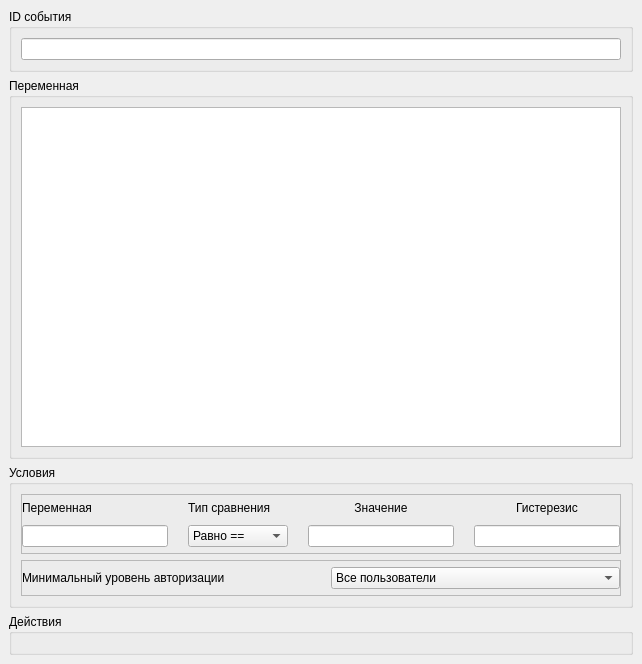
<?xml version="1.0" encoding="UTF-8"?>
<ui version="4.0">
 <class>TGEventsConfigurationWidget</class>
 <widget class="QWidget" name="TGEventsConfigurationWidget">
  <property name="geometry">
   <rect>
    <x>0</x>
    <y>0</y>
    <width>642</width>
    <height>664</height>
   </rect>
  </property>
  <property name="windowTitle">
   <string>Form</string>
  </property>
  <layout class="QVBoxLayout" name="verticalLayout">
   <property name="spacing">
    <number>0</number>
   </property>
   <property name="leftMargin">
    <number>0</number>
   </property>
   <property name="topMargin">
    <number>0</number>
   </property>
   <property name="rightMargin">
    <number>0</number>
   </property>
   <property name="bottomMargin">
    <number>0</number>
   </property>
   <item>
    <widget class="QStackedWidget" name="swEventsData">
     <property name="currentIndex">
      <number>1</number>
     </property>
     <widget class="QWidget" name="pgScheduleEvent">
      <layout class="QVBoxLayout" name="verticalLayout_3">
       <item>
        <widget class="QGroupBox" name="groupBox_12">
         <property name="whatsThis">
          <string>styledGB</string>
         </property>
         <property name="title">
          <string>ID события</string>
         </property>
         <layout class="QHBoxLayout" name="horizontalLayout_15">
          <item>
           <widget class="QLineEdit" name="leScheduledEventID"/>
          </item>
         </layout>
        </widget>
       </item>
       <item>
        <widget class="QGroupBox" name="groupBox_21">
         <property name="whatsThis">
          <string>styledGB</string>
         </property>
         <property name="title">
          <string>Условия</string>
         </property>
         <property name="flat">
          <bool>false</bool>
         </property>
         <layout class="QVBoxLayout" name="verticalLayout_36">
          <item>
           <widget class="QFrame" name="frame_20">
            <property name="sizePolicy">
             <sizepolicy hsizetype="Preferred" vsizetype="Preferred">
              <horstretch>0</horstretch>
              <verstretch>0</verstretch>
             </sizepolicy>
            </property>
            <property name="frameShape">
             <enum>QFrame::Shape::StyledPanel</enum>
            </property>
            <property name="frameShadow">
             <enum>QFrame::Shadow::Raised</enum>
            </property>
            <layout class="QHBoxLayout" name="horizontalLayout_16">
             <property name="leftMargin">
              <number>0</number>
             </property>
             <property name="topMargin">
              <number>6</number>
             </property>
             <property name="rightMargin">
              <number>0</number>
             </property>
             <property name="bottomMargin">
              <number>6</number>
             </property>
             <item>
              <widget class="QFrame" name="frame_22">
               <property name="frameShape">
                <enum>QFrame::Shape::StyledPanel</enum>
               </property>
               <property name="frameShadow">
                <enum>QFrame::Shadow::Raised</enum>
               </property>
               <layout class="QVBoxLayout" name="verticalLayout_38">
                <property name="leftMargin">
                 <number>0</number>
                </property>
                <property name="topMargin">
                 <number>0</number>
                </property>
                <property name="rightMargin">
                 <number>10</number>
                </property>
                <property name="bottomMargin">
                 <number>0</number>
                </property>
                <item>
                 <widget class="QLabel" name="label_6">
                  <property name="maximumSize">
                   <size>
                    <width>16777215</width>
                    <height>20</height>
                   </size>
                  </property>
                  <property name="text">
                   <string>Периодичность</string>
                  </property>
                 </widget>
                </item>
                <item>
                 <widget class="QComboBox" name="cbScheduledEventType">
                  <property name="maximumSize">
                   <size>
                    <width>16777215</width>
                    <height>25</height>
                   </size>
                  </property>
                  <item>
                   <property name="text">
                    <string>Ежечасно</string>
                   </property>
                  </item>
                  <item>
                   <property name="text">
                    <string>Ежедневно</string>
                   </property>
                  </item>
                  <item>
                   <property name="text">
                    <string>Еженедельно</string>
                   </property>
                  </item>
                  <item>
                   <property name="text">
                    <string>Ежемесячно</string>
                   </property>
                  </item>
                  <item>
                   <property name="text">
                    <string>Ежегодно</string>
                   </property>
                  </item>
                 </widget>
                </item>
                <item>
                 <spacer name="verticalSpacer_2">
                  <property name="orientation">
                   <enum>Qt::Orientation::Vertical</enum>
                  </property>
                  <property name="sizeType">
                   <enum>QSizePolicy::Policy::Maximum</enum>
                  </property>
                  <property name="sizeHint" stdset="0">
                   <size>
                    <width>20</width>
                    <height>40</height>
                   </size>
                  </property>
                 </spacer>
                </item>
               </layout>
              </widget>
             </item>
             <item>
              <widget class="QFrame" name="frame_23">
               <property name="frameShape">
                <enum>QFrame::Shape::StyledPanel</enum>
               </property>
               <property name="frameShadow">
                <enum>QFrame::Shadow::Raised</enum>
               </property>
               <layout class="QGridLayout" name="gridLayout_3" columnstretch="0,0,0,0" columnminimumwidth="0,0,0,0">
                <property name="topMargin">
                 <number>0</number>
                </property>
                <property name="bottomMargin">
                 <number>0</number>
                </property>
                <item row="2" column="3">
                 <widget class="QComboBox" name="cbScheduledEventDoW">
                  <item>
                   <property name="text">
                    <string>Понедельник</string>
                   </property>
                  </item>
                  <item>
                   <property name="text">
                    <string>Вторник</string>
                   </property>
                  </item>
                  <item>
                   <property name="text">
                    <string>Среда</string>
                   </property>
                  </item>
                  <item>
                   <property name="text">
                    <string>Четверг</string>
                   </property>
                  </item>
                  <item>
                   <property name="text">
                    <string>Пятница</string>
                   </property>
                  </item>
                  <item>
                   <property name="text">
                    <string>Суббота</string>
                   </property>
                  </item>
                  <item>
                   <property name="text">
                    <string>Воскресенье</string>
                   </property>
                  </item>
                 </widget>
                </item>
                <item row="0" column="0">
                 <widget class="QLabel" name="lbScheduledEventMonth">
                  <property name="text">
                   <string>Месяц</string>
                  </property>
                 </widget>
                </item>
                <item row="4" column="0">
                 <widget class="QLabel" name="lbScheduledEventMinute">
                  <property name="text">
                   <string>Минута</string>
                  </property>
                 </widget>
                </item>
                <item row="0" column="3">
                 <widget class="QComboBox" name="cbScheduledEventMonth">
                  <item>
                   <property name="text">
                    <string>Январь</string>
                   </property>
                  </item>
                  <item>
                   <property name="text">
                    <string>Февраль</string>
                   </property>
                  </item>
                  <item>
                   <property name="text">
                    <string>Март</string>
                   </property>
                  </item>
                  <item>
                   <property name="text">
                    <string>Апрель</string>
                   </property>
                  </item>
                  <item>
                   <property name="text">
                    <string>Май</string>
                   </property>
                  </item>
                  <item>
                   <property name="text">
                    <string>Июнь</string>
                   </property>
                  </item>
                  <item>
                   <property name="text">
                    <string>Июль</string>
                   </property>
                  </item>
                  <item>
                   <property name="text">
                    <string>Август</string>
                   </property>
                  </item>
                  <item>
                   <property name="text">
                    <string>Сентябрь</string>
                   </property>
                  </item>
                  <item>
                   <property name="text">
                    <string>Октябрь</string>
                   </property>
                  </item>
                  <item>
                   <property name="text">
                    <string>Ноябрь</string>
                   </property>
                  </item>
                  <item>
                   <property name="text">
                    <string>Декабрь</string>
                   </property>
                  </item>
                 </widget>
                </item>
                <item row="3" column="3">
                 <widget class="QSpinBox" name="sbScheduledEventHour">
                  <property name="minimumSize">
                   <size>
                    <width>100</width>
                    <height>0</height>
                   </size>
                  </property>
                  <property name="alignment">
                   <set>Qt::AlignmentFlag::AlignCenter</set>
                  </property>
                  <property name="maximum">
                   <number>23</number>
                  </property>
                 </widget>
                </item>
                <item row="1" column="3">
                 <widget class="QSpinBox" name="sbScheduledEventDay">
                  <property name="minimumSize">
                   <size>
                    <width>100</width>
                    <height>0</height>
                   </size>
                  </property>
                  <property name="alignment">
                   <set>Qt::AlignmentFlag::AlignCenter</set>
                  </property>
                  <property name="minimum">
                   <number>1</number>
                  </property>
                  <property name="maximum">
                   <number>31</number>
                  </property>
                 </widget>
                </item>
                <item row="1" column="0">
                 <widget class="QLabel" name="lbScheduledEventDay">
                  <property name="text">
                   <string>День</string>
                  </property>
                 </widget>
                </item>
                <item row="2" column="0" colspan="3">
                 <widget class="QLabel" name="lbScheduledEventDoW">
                  <property name="text">
                   <string>День недели</string>
                  </property>
                 </widget>
                </item>
                <item row="3" column="0">
                 <widget class="QLabel" name="lbScheduledEventHour">
                  <property name="text">
                   <string>Час</string>
                  </property>
                 </widget>
                </item>
                <item row="4" column="3">
                 <widget class="QSpinBox" name="sbScheduledEventMinute">
                  <property name="minimumSize">
                   <size>
                    <width>100</width>
                    <height>0</height>
                   </size>
                  </property>
                  <property name="alignment">
                   <set>Qt::AlignmentFlag::AlignCenter</set>
                  </property>
                  <property name="maximum">
                   <number>59</number>
                  </property>
                 </widget>
                </item>
               </layout>
              </widget>
             </item>
            </layout>
           </widget>
          </item>
          <item>
           <widget class="QFrame" name="frame_21">
            <property name="frameShape">
             <enum>QFrame::Shape::StyledPanel</enum>
            </property>
            <property name="frameShadow">
             <enum>QFrame::Shadow::Raised</enum>
            </property>
            <property name="lineWidth">
             <number>1</number>
            </property>
            <layout class="QHBoxLayout" name="horizontalLayout_17" stretch="0,0">
             <property name="spacing">
              <number>20</number>
             </property>
             <property name="leftMargin">
              <number>0</number>
             </property>
             <property name="topMargin">
              <number>6</number>
             </property>
             <property name="rightMargin">
              <number>0</number>
             </property>
             <property name="bottomMargin">
              <number>6</number>
             </property>
             <item>
              <widget class="QLabel" name="label_10">
               <property name="text">
                <string>Минимальный уровень авторизации</string>
               </property>
              </widget>
             </item>
             <item>
              <widget class="QComboBox" name="cbTGScheduledEventConfUserLevel">
               <property name="currentIndex">
                <number>0</number>
               </property>
               <item>
                <property name="text">
                 <string>Все пользователи</string>
                </property>
               </item>
               <item>
                <property name="text">
                 <string>Зарегистрированные пользователи</string>
                </property>
               </item>
               <item>
                <property name="text">
                 <string>Каналы</string>
                </property>
               </item>
               <item>
                <property name="text">
                 <string>Администратор</string>
                </property>
               </item>
              </widget>
             </item>
            </layout>
           </widget>
          </item>
         </layout>
        </widget>
       </item>
       <item>
        <widget class="QGroupBox" name="gbScheduledEventsActions">
         <property name="whatsThis">
          <string>styledGB</string>
         </property>
         <property name="title">
          <string>Действия</string>
         </property>
         <layout class="QVBoxLayout" name="verticalLayout_37"/>
        </widget>
       </item>
      </layout>
     </widget>
     <widget class="QWidget" name="pgTriggerEvent">
      <layout class="QVBoxLayout" name="verticalLayout_2">
       <item>
        <widget class="QGroupBox" name="groupBox_9">
         <property name="whatsThis">
          <string>styledGB</string>
         </property>
         <property name="title">
          <string>ID события</string>
         </property>
         <layout class="QHBoxLayout" name="horizontalLayout_8">
          <item>
           <widget class="QLineEdit" name="leEventID"/>
          </item>
         </layout>
        </widget>
       </item>
       <item>
        <widget class="QGroupBox" name="groupBox_10">
         <property name="whatsThis">
          <string>styledGB</string>
         </property>
         <property name="title">
          <string>Переменная</string>
         </property>
         <layout class="QHBoxLayout" name="horizontalLayout_7">
          <item>
           <widget class="QTableWidget" name="twOPCTagsEvents"/>
          </item>
         </layout>
        </widget>
       </item>
       <item>
        <widget class="QGroupBox" name="groupBox_11">
         <property name="whatsThis">
          <string>styledGB</string>
         </property>
         <property name="title">
          <string>Условия</string>
         </property>
         <layout class="QVBoxLayout" name="verticalLayout_20">
          <item>
           <widget class="QFrame" name="frame_15">
            <property name="frameShape">
             <enum>QFrame::Shape::StyledPanel</enum>
            </property>
            <property name="frameShadow">
             <enum>QFrame::Shadow::Raised</enum>
            </property>
            <layout class="QGridLayout" name="gridLayout_2">
             <property name="leftMargin">
              <number>0</number>
             </property>
             <property name="topMargin">
              <number>6</number>
             </property>
             <property name="rightMargin">
              <number>0</number>
             </property>
             <property name="bottomMargin">
              <number>6</number>
             </property>
             <property name="horizontalSpacing">
              <number>20</number>
             </property>
             <property name="verticalSpacing">
              <number>10</number>
             </property>
             <item row="1" column="3">
              <widget class="QLineEdit" name="leTagCompareValueHysterezis">
               <property name="maxLength">
                <number>8</number>
               </property>
               <property name="cursorPosition">
                <number>0</number>
               </property>
               <property name="alignment">
                <set>Qt::AlignmentFlag::AlignCenter</set>
               </property>
              </widget>
             </item>
             <item row="1" column="0">
              <widget class="QLineEdit" name="leTagNameEvent">
               <property name="readOnly">
                <bool>true</bool>
               </property>
              </widget>
             </item>
             <item row="0" column="1">
              <widget class="QLabel" name="label">
               <property name="text">
                <string>Тип сравнения</string>
               </property>
              </widget>
             </item>
             <item row="1" column="1">
              <widget class="QComboBox" name="cbTGEventConfCompareType">
               <property name="minimumSize">
                <size>
                 <width>100</width>
                 <height>0</height>
                </size>
               </property>
               <property name="currentIndex">
                <number>0</number>
               </property>
               <item>
                <property name="text">
                 <string>Равно ==</string>
                </property>
               </item>
               <item>
                <property name="text">
                 <string>Не равно &lt;&gt;</string>
                </property>
               </item>
               <item>
                <property name="text">
                 <string>Больше &gt;</string>
                </property>
               </item>
               <item>
                <property name="text">
                 <string>Меньше &lt;</string>
                </property>
               </item>
               <item>
                <property name="text">
                 <string>Изменился</string>
                </property>
               </item>
              </widget>
             </item>
             <item row="0" column="2">
              <widget class="QLabel" name="label_3">
               <property name="text">
                <string>Значение</string>
               </property>
               <property name="alignment">
                <set>Qt::AlignmentFlag::AlignCenter</set>
               </property>
              </widget>
             </item>
             <item row="0" column="3">
              <widget class="QLabel" name="label_5">
               <property name="text">
                <string>Гистерезис</string>
               </property>
               <property name="alignment">
                <set>Qt::AlignmentFlag::AlignCenter</set>
               </property>
              </widget>
             </item>
             <item row="1" column="2">
              <widget class="QLineEdit" name="leTagCompareValue">
               <property name="alignment">
                <set>Qt::AlignmentFlag::AlignCenter</set>
               </property>
              </widget>
             </item>
             <item row="0" column="0">
              <widget class="QLabel" name="label_2">
               <property name="text">
                <string>Переменная</string>
               </property>
              </widget>
             </item>
            </layout>
           </widget>
          </item>
          <item>
           <widget class="QFrame" name="frame_16">
            <property name="frameShape">
             <enum>QFrame::Shape::StyledPanel</enum>
            </property>
            <property name="frameShadow">
             <enum>QFrame::Shadow::Raised</enum>
            </property>
            <layout class="QHBoxLayout" name="horizontalLayout_9" stretch="0,0">
             <property name="spacing">
              <number>20</number>
             </property>
             <property name="leftMargin">
              <number>0</number>
             </property>
             <property name="topMargin">
              <number>6</number>
             </property>
             <property name="rightMargin">
              <number>0</number>
             </property>
             <property name="bottomMargin">
              <number>6</number>
             </property>
             <item>
              <widget class="QLabel" name="label_4">
               <property name="text">
                <string>Минимальный уровень авторизации</string>
               </property>
              </widget>
             </item>
             <item>
              <widget class="QComboBox" name="cbTGEventConfUserLevel">
               <property name="currentIndex">
                <number>0</number>
               </property>
               <item>
                <property name="text">
                 <string>Все пользователи</string>
                </property>
               </item>
               <item>
                <property name="text">
                 <string>Зарегистрированные пользователи</string>
                </property>
               </item>
               <item>
                <property name="text">
                 <string>Каналы</string>
                </property>
               </item>
               <item>
                <property name="text">
                 <string>Администратор</string>
                </property>
               </item>
              </widget>
             </item>
            </layout>
           </widget>
          </item>
         </layout>
        </widget>
       </item>
       <item>
        <widget class="QGroupBox" name="gbEventsActions">
         <property name="whatsThis">
          <string>styledGB</string>
         </property>
         <property name="title">
          <string>Действия</string>
         </property>
         <layout class="QVBoxLayout" name="verticalLayout_18"/>
        </widget>
       </item>
      </layout>
     </widget>
    </widget>
   </item>
  </layout>
 </widget>
 <resources/>
 <connections/>
</ui>
